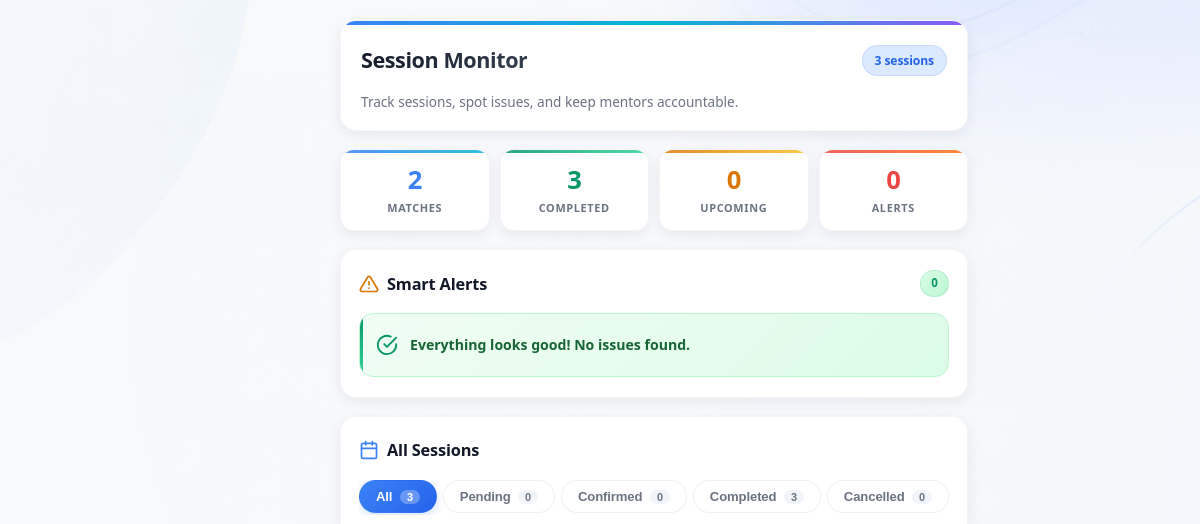
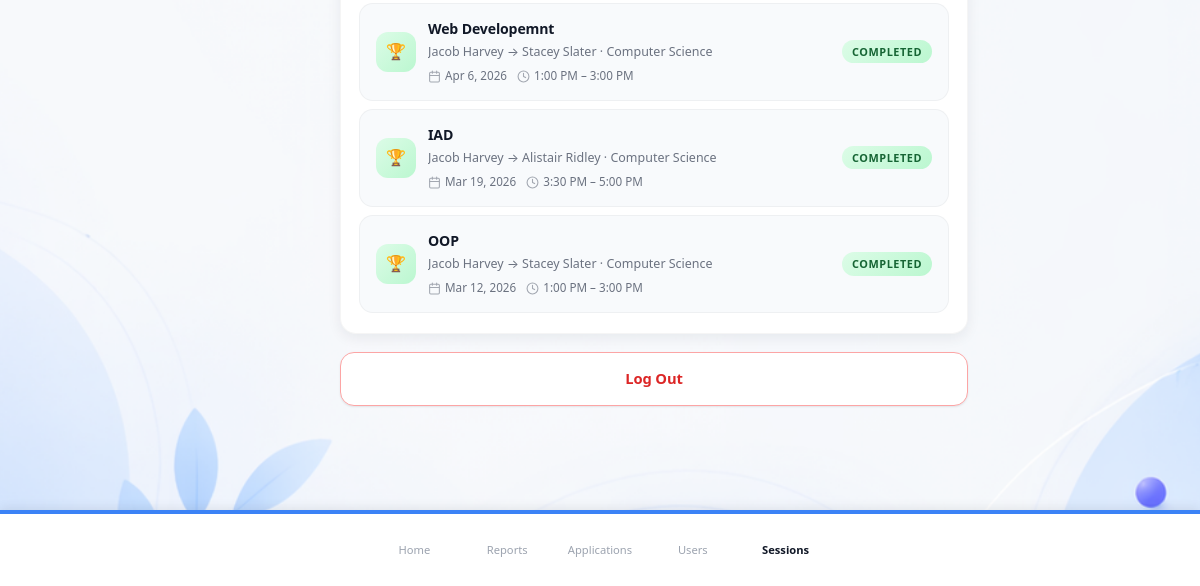
Page /pages/session_monitor.php (signed in) on the earlier database version (2 pictures, top to bottom).
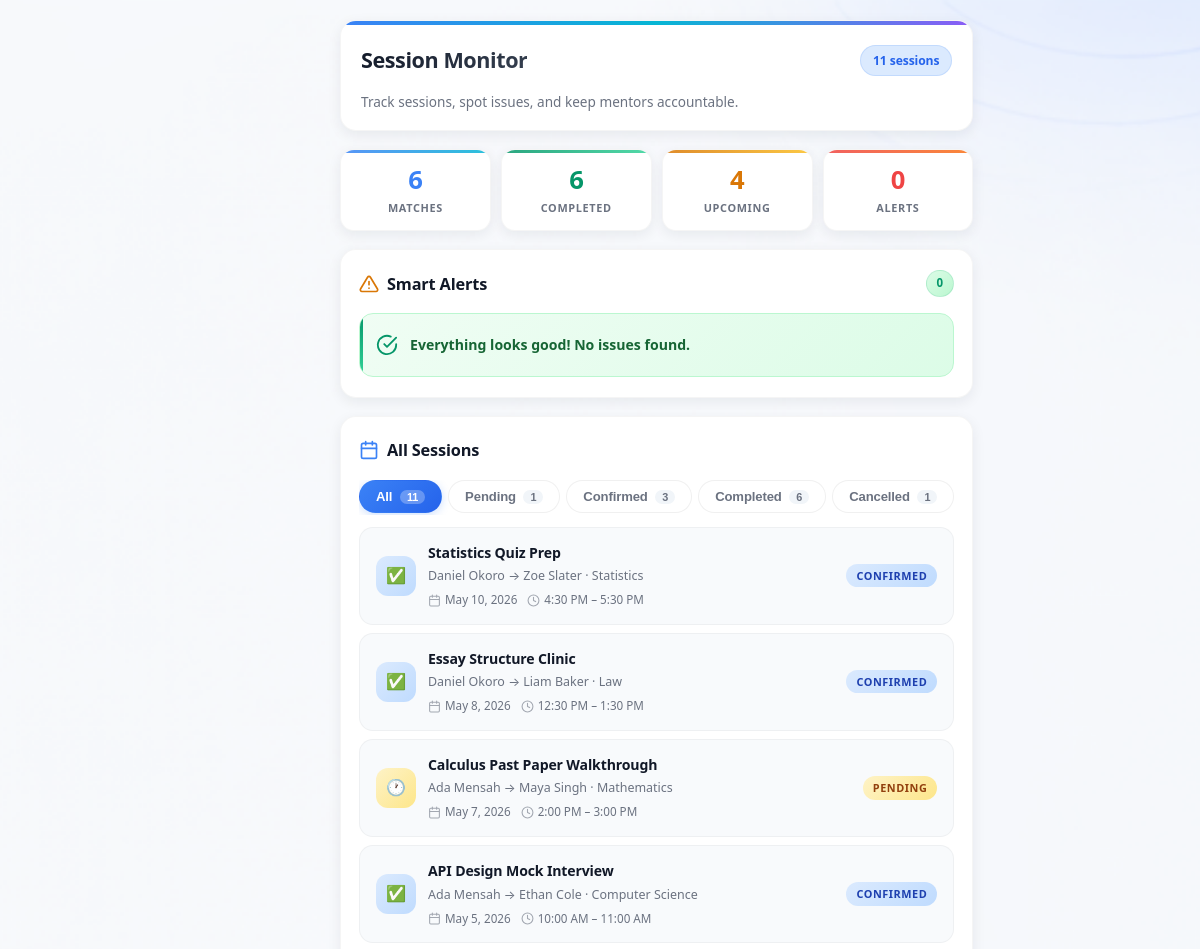
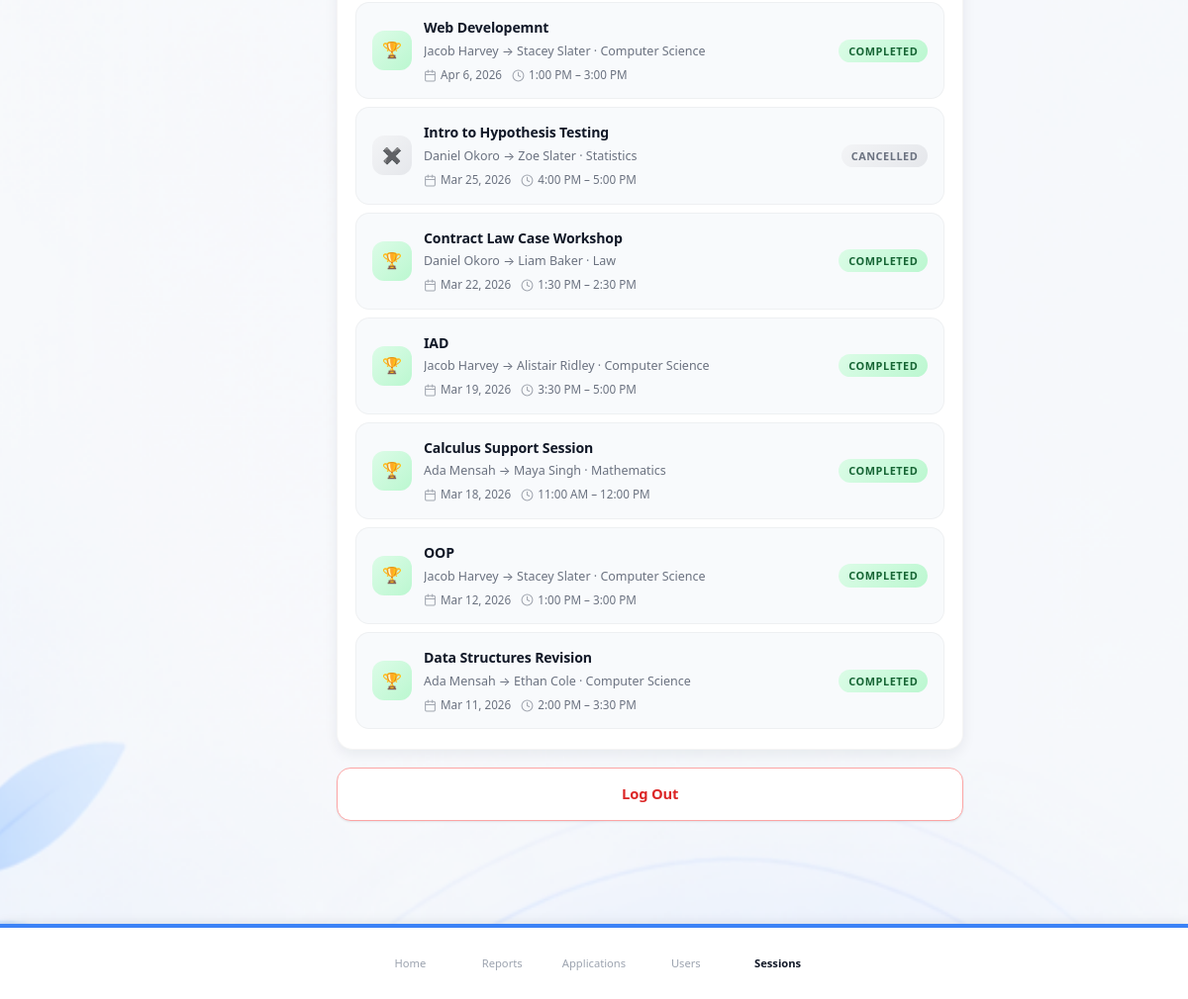
Same page on the later database version (2 pictures, top to bottom).
### tables this page shows
CREATE TABLE `sessions` (
  `id` int(11) NOT NULL,
  `student_id` int(11) NOT NULL,
  `mentor_id` int(11) NOT NULL,
  `subject_id` int(11) NOT NULL,
  `title` varchar(255) DEFAULT NULL,
  `description` text DEFAULT NULL,
  `location` varchar(255) DEFAULT NULL,
  `session_date` date NOT NULL,
  `start_time` time NOT NULL,
  `end_time` time DEFAULT NULL,
  `status` enum('pending','confirmed','completed','cancelled') DEFAULT 'pending',
  `proposed_by` int(11) DEFAULT NULL,
  `created_at` timestamp NOT NULL DEFAULT current_timestamp()
);

CREATE TABLE `subjects` (
  `id` int(11) NOT NULL,
  `name` varchar(100) NOT NULL
);

CREATE TABLE `users` (
  `id` int(11) NOT NULL,
  `first_name` varchar(100) NOT NULL,
  `last_name` varchar(100) NOT NULL,
  `phone` varchar(20) DEFAULT NULL,
  `email` varchar(150) NOT NULL,
  `password` varchar(255) NOT NULL,
  `role` enum('student','mentor','admin') NOT NULL,
  `created_at` timestamp NOT NULL DEFAULT current_timestamp(),
  `profile_picture` varchar(255) DEFAULT NULL,
  `oauth_provider` varchar(20) DEFAULT NULL,
  `oauth_id` varchar(255) DEFAULT NULL
);

### pages/session_monitor.php (the view, shortened to what the changed rows need)
<?php
require_once '../includes/db.php';
$sessions = [];
try {
    $stmt = $pdo->query("
        SELECT s.id, s.title, s.session_date, s.start_time, s.end_time, s.status, s.created_at,
               CONCAT(um.first_name, ' ', um.last_name) AS mentor_name,
               um.id AS mentor_user_id,
               um.profile_picture AS mentor_picture,
               CONCAT(us.first_name, ' ', us.last_name) AS student_name,
               us.id AS student_user_id,
               sub.name AS subject_name
        FROM sessions s
        JOIN users um ON um.id = s.mentor_id
        JOIN users us ON us.id = s.student_id
        LEFT JOIN subjects sub ON sub.id = s.subject_id
        ORDER BY s.session_date DESC, s.start_time DESC
    ");
    $sessions = $stmt->fetchAll(PDO::FETCH_ASSOC);
} catch (PDOException $e) { $sessions = []; }
$statusCounts = ['pending' => 0, 'confirmed' => 0, 'completed' => 0, 'cancelled' => 0];
foreach ($sessions as $s) {
    $st = $s['status'] ?? '';
    if (isset($statusCounts[$st])) $statusCounts[$st]++;
}
$totalSessions = count($sessions);
$activeMatches = 0;
try {
    $activeMatches = (int)$pdo->query("SELECT COUNT(*) FROM mentor_student_matches WHERE active = 1")->fetchColumn();
} catch (PDOException $e) {  }
$noSessionAlerts = [];
try {
    $stmt = $pdo->query("
        SELECT msm.id AS match_id, msm.matched_at,
               msm.mentor_id, msm.student_id,
               CONCAT(um.first_name, ' ', um.last_name) AS mentor_name,
               um.id AS mentor_user_id,
               um.profile_picture AS mentor_picture,
               CONCAT(us.first_name, ' ', us.last_name) AS student_name
        FROM mentor_student_matches msm
        JOIN users um ON um.id = msm.mentor_id
        JOIN users us ON us.id = msm.student_id
        WHERE msm.active = 1
          AND msm.matched_at <= DATE_SUB(NOW(), INTERVAL 7 DAY)
          AND NOT EXISTS (
              SELECT 1 FROM sessions ses
              WHERE ses.mentor_id = msm.mentor_id
                AND ses.student_id = msm.student_id
                AND ses.status NOT IN ('cancelled')
          )
        ORDER BY msm.matched_at ASC
    ");
    $noSessionAlerts = $stmt->fetchAll(PDO::FETCH_ASSOC);
} catch (PDOException $e) { $noSessionAlerts = []; }
$overdueAlerts = [];
try {
    $stmt = $pdo->query("
        SELECT s.id, s.title, s.session_date, s.start_time, s.end_time, s.status,
               CONCAT(um.first_name, ' ', um.last_name) AS mentor_name,
               um.id AS mentor_user_id,
               um.profile_picture AS mentor_picture,
               CONCAT(us.first_name, ' ', us.last_name) AS student_name
        FROM sessions s
        JOIN users um ON um.id = s.mentor_id
        JOIN users us ON us.id = s.student_id
        WHERE s.status IN ('pending', 'confirmed')
          AND CONCAT(s.session_date, ' ', s.start_time) < NOW()
        ORDER BY s.session_date ASC, s.start_time ASC
    ");
    $overdueAlerts = $stmt->fetchAll(PDO::FETCH_ASSOC);
} catch (PDOException $e) { $overdueAlerts = []; }
$noPendingAlerts = [];
try {
    $stmt = $pdo->query("
        SELECT msm.id AS match_id, msm.matched_at,
               msm.mentor_id, msm.student_id,
               CONCAT(um.first_name, ' ', um.last_name) AS mentor_name,
               um.id AS mentor_user_id,
               um.profile_picture AS mentor_picture,
               CONCAT(us.first_name, ' ', us.last_name) AS student_name
        FROM mentor_student_matches msm
        JOIN users um ON um.id = msm.mentor_id
        JOIN users us ON us.id = msm.student_id
        WHERE msm.active = 1
          AND msm.matched_at <= DATE_SUB(NOW(), INTERVAL 3 DAY)
          AND NOT EXISTS (
              SELECT 1 FROM sessions ses
              WHERE ses.mentor_id = msm.mentor_id
                AND ses.student_id = msm.student_id
                AND ses.status IN ('pending', 'confirmed', 'completed')
          )
        ORDER BY msm.matched_at ASC
    ");
    $noPendingAlerts = $stmt->fetchAll(PDO::FETCH_ASSOC);
} catch (PDOException $e) { $noPendingAlerts = []; }
$noSessionMatchIds = array_column($noSessionAlerts, 'match_id');
$noPendingAlerts = array_filter($noPendingAlerts, function ($a) use ($noSessionMatchIds) {
    return !in_array($a['match_id'], $noSessionMatchIds);
});
$noPendingAlerts = array_values($noPendingAlerts);
$totalAlerts = count($noSessionAlerts) + count($overdueAlerts) + count($noPendingAlerts);
?>
<!DOCTYPE html>
<html lang="en">
<head>
    <link rel="stylesheet" href="../assets/css/styles.css">
    <link rel="stylesheet" href="../assets/css/session_monitor.css">
</head>
<body>
<main class="sm-container">
<div class="sm-wrapper">
    <div class="sm-header">
        <h1>Session Monitor</h1>
        <span class="sm-header__badge">
            <strong><?php echo $totalSessions; ?></strong> session<?php echo $totalSessions !== 1 ? 's' : ''; ?>
        </span>
    </div>
    <div class="sm-stats">
        <div class="sm-stat sm-stat--accent">
            <div class="sm-stat__value"><?php echo $activeMatches; ?></div>
            <div class="sm-stat__label">Matches</div>
        </div>
        <div class="sm-stat sm-stat--green">
            <div class="sm-stat__value"><?php echo $statusCounts['completed']; ?></div>
            <div class="sm-stat__label">Completed</div>
        </div>
        <div class="sm-stat sm-stat--amber">
            <div class="sm-stat__value"><?php echo $statusCounts['pending'] + $statusCounts['confirmed']; ?></div>
            <div class="sm-stat__label">Upcoming</div>
        </div>
    </div>
    <div class="sm-card">
        <h2 class="sm-card__title">
            Smart Alerts
            <span class="sm-card__count <?php echo $totalAlerts === 0 ? 'sm-card__count--zero' : ''; ?>">
                <?php echo $totalAlerts; ?>
            </span>
        </h2>
    </div>
    <div class="sm-card">
        <h2 class="sm-card__title">
            <svg width="20" height="20" viewBox="0 0 24 24" fill="none" stroke="var(--accent)" stroke-width="2" stroke-linecap="round" stroke-linejoin="round"><rect x="3" y="4" width="18" height="18" rx="2" ry="2"/><line x1="16" y1="2" x2="16" y2="6"/><line x1="8" y1="2" x2="8" y2="6"/><line x1="3" y1="10" x2="21" y2="10"/></svg>
            All Sessions
        </h2>
        <div class="sm-tabs" id="sessionTabs">
            <button class="sm-tab active" data-filter="all">
                All <span class="sm-tab__badge"><?php echo $totalSessions; ?></span>
            </button>
            <button class="sm-tab" data-filter="pending">
                Pending <span class="sm-tab__badge"><?php echo $statusCounts['pending']; ?></span>
            </button>
            <button class="sm-tab" data-filter="confirmed">
                Confirmed <span class="sm-tab__badge"><?php echo $statusCounts['confirmed']; ?></span>
            </button>
            <button class="sm-tab" data-filter="completed">
                Completed <span class="sm-tab__badge"><?php echo $statusCounts['completed']; ?></span>
            </button>
            <button class="sm-tab" data-filter="cancelled">
                Cancelled <span class="sm-tab__badge"><?php echo $statusCounts['cancelled']; ?></span>
            </button>
        </div>
        <div class="sm-sessions-list" id="sessionsList" style="margin-top: 12px;">
            <?php if (empty($sessions)): ?>
                <div class="sm-no-sessions">
                    <svg width="40" height="40" viewBox="0 0 24 24" fill="none" stroke="currentColor" stroke-width="1.5" stroke-linecap="round" stroke-linejoin="round"><rect x="3" y="4" width="18" height="18" rx="2" ry="2"/><line x1="16" y1="2" x2="16" y2="6"/><line x1="8" y1="2" x2="8" y2="6"/><line x1="3" y1="10" x2="21" y2="10"/></svg>
                    No sessions have been created yet.
                </div>
            <?php else: ?>
                <?php foreach ($sessions as $s): ?>
                    <?php
                        $statusIcons = [
                            'pending'   => '🕐',
                            'confirmed' => '✅',
                            'completed' => '🏆',
                            'cancelled' => '✖️',
                        ];
                        $icon = $statusIcons[$s['status']] ?? '📅';
                        $title = !empty($s['title']) ? $s['title'] : 'Session #' . $s['id'];
                        $dateStr = date('M j, Y', strtotime($s['session_date']));
                        $timeStr = date('g:i A', strtotime($s['start_time']));
                        if (!empty($s['end_time'])) {
                            $timeStr .= ' – ' . date('g:i A', strtotime($s['end_time']));
                        }
                    ?>
                    <div class="sm-session" data-status="<?php echo htmlspecialchars($s['status']); ?>">
                        <div class="sm-session__icon sm-session__icon--<?php echo htmlspecialchars($s['status']); ?>">
                            <?php echo $icon; ?>
                        </div>
                        <div class="sm-session__body">
                            <p class="sm-session__title"><?php echo htmlspecialchars($title); ?></p>
                            <p class="sm-session__people">
                                <?php echo htmlspecialchars($s['mentor_name']); ?> &rarr; <?php echo htmlspecialchars($s['student_name']); ?>
                                <?php if (!empty($s['subject_name'])): ?>
                                    &middot; <?php echo htmlspecialchars($s['subject_name']); ?>
                                <?php endif; ?>
                            </p>
                            <div class="sm-session__details">
                                <span class="sm-session__date">
                                    <svg viewBox="0 0 24 24" fill="none" stroke="currentColor" stroke-width="2" stroke-linecap="round" stroke-linejoin="round"><rect x="3" y="4" width="18" height="18" rx="2" ry="2"/><line x1="16" y1="2" x2="16" y2="6"/><line x1="8" y1="2" x2="8" y2="6"/><line x1="3" y1="10" x2="21" y2="10"/></svg>
                                    <?php echo $dateStr; ?>
                                </span>
                                <span class="sm-session__time">
                                    <svg viewBox="0 0 24 24" fill="none" stroke="currentColor" stroke-width="2" stroke-linecap="round" stroke-linejoin="round"><circle cx="12" cy="12" r="10"/><polyline points="12 6 12 12 16 14"/></svg>
                                    <?php echo $timeStr; ?>
                                </span>
                            </div>
                        </div>
                        <span class="sm-session__status sm-session__status--<?php echo htmlspecialchars($s['status']); ?>">
                            <?php echo ucfirst(htmlspecialchars($s['status'])); ?>
                        </span>
                    </div>
                <?php endforeach; ?>
            <?php endif; ?>
        </div>
    </div>
</div>
</main>
<?php include '../includes/nav.php'; ?>
</body>
</html>

### includes/nav.php (shortened to what the changed rows need)
<?php
$navBasePath = '';
if (strpos($_SERVER['PHP_SELF'], '/users/') !== false) {
    $navBasePath = '../../';
} elseif (strpos($_SERVER['PHP_SELF'], '/pages/') !== false) {
    $navBasePath = '../';
}
$currentPage = basename($_SERVER['PHP_SELF'], '.php');
$userRole = $_SESSION['role'] ?? 'student';
if ($userRole === 'mentor') {
    $navItems = [
        ['name' => 'dashboard', 'label' => 'Home', 'path' => $navBasePath . 'pages/dashboard.php', 'icon' => 'home'],
        ['name' => 'calendar', 'label' => 'Calendar', 'path' => $navBasePath . 'pages/calendar.php', 'icon' => 'calendar'],
        ['name' => 'requests', 'label' => 'Requests', 'path' => $navBasePath . 'pages/requests.php', 'icon' => 'requests'],
        ['name' => 'chat', 'label' => 'Chats', 'path' => $navBasePath . 'pages/chat.php', 'icon' => 'chat'],
        ['name' => 'profile', 'label' => 'Settings', 'path' => $navBasePath . 'pages/profile.php', 'icon' => 'settings'],
    ];
} elseif ($userRole === 'admin') {
    $navItems = [
        ['name' => 'dashboard', 'label' => 'Home', 'path' => $navBasePath . 'pages/dashboard.php', 'icon' => 'home'],
        ['name' => 'platform_report', 'label' => 'Reports', 'path' => $navBasePath . 'pages/platform_report.php', 'icon' => 'reports'],
        ['name' => 'manage_applications', 'label' => 'Applications', 'path' => $navBasePath . 'users/admin/manage_applications.php', 'icon' => 'requests'],
        ['name' => 'manage_users', 'label' => 'Users', 'path' => $navBasePath . 'pages/manage_users.php', 'icon' => 'users'],
        ['name' => 'session_monitor', 'label' => 'Sessions', 'path' => $navBasePath . 'pages/session_monitor.php', 'icon' => 'calendar'],
    ];
}
?>
<nav class="bottom-nav">
    <div class="bottom-nav-inner">
        <?php foreach ($navItems as $item):
            $isActive = ($currentPage === $item['name']);
        ?>
        <a href="<?php echo $item['path']; ?>" class="nav-item <?php echo $isActive ? 'active' : ''; ?>">
            <span class="nav-label"><?php echo $item['label']; ?></span>
        </a>
        <?php endforeach; ?>
    </div>
</nav>

Differences in the rows shown:
now on this page (row unchanged): users: $statusCounts['pending'] + $statusCounts['confirmed'] "4", id "1"
shown differently, row unchanged: sessions "IAD": id (not shown) → "3"
added sessions: status "✅", title "Statistics Quiz Prep", mentor_name "Daniel Okoro", student_name "Zoe Slater", subject.name "Statistics", session_date "May 10, 2026", timeStr "4:30 PM – 5:30 PM", status "CONFIRMED"
added sessions: status "✅", title "Essay Structure Clinic", mentor_name "Daniel Okoro", student_name "Liam Baker", subject.name "Law", session_date "May 8, 2026", timeStr "12:30 PM – 1:30 PM", status "CONFIRMED"
added sessions: status "🕐", title "Calculus Past Paper Walkthrough", mentor_name "Ada Mensah", student_name "Maya Singh", subject.name "Mathematics", session_date "May 7, 2026", timeStr "2:00 PM – 3:00 PM", status "PENDING"
added sessions: status "✅", title "API Design Mock Interview", mentor_name "Ada Mensah", student_name "Ethan Cole", subject.name "Computer Science", session_date "May 5, 2026", timeStr "10:00 AM – 11:00 AM", status "CONFIRMED"
added sessions: status "✖️", title "Intro to Hypothesis Testing", mentor_name "Daniel Okoro", student_name "Zoe Slater", subject.name "Statistics", session_date "Mar 25, 2026", timeStr "4:00 PM – 5:00 PM", status "CANCELLED"
added sessions: status "🏆", title "Contract Law Case Workshop", mentor_name "Daniel Okoro", student_name "Liam Baker", subject.name "Law", session_date "Mar 22, 2026", timeStr "1:30 PM – 2:30 PM", status "COMPLETED"
added sessions: status "🏆", title "Calculus Support Session", mentor_name "Ada Mensah", student_name "Maya Singh", subject.name "Mathematics", session_date "Mar 18, 2026", timeStr "11:00 AM – 12:00 PM", status "COMPLETED"
added sessions: status "🏆", title "Data Structures Revision", mentor_name "Ada Mensah", student_name "Ethan Cole", subject.name "Computer Science", session_date "Mar 11, 2026", timeStr "2:00 PM – 3:30 PM", status "COMPLETED"
Other differences:
$totalSessions: "3" → "11"
$activeMatches: "2" → "6"
$statusCounts['completed']: "3" → "6"
$statusCounts['pending'] + $statusCounts['confirmed']: "0" → (not shown)
$statusCounts['pending']: "0" → (not shown)
$statusCounts['confirmed']: "0" → (not shown)
$statusCounts['cancelled']: "0" → (not shown)
